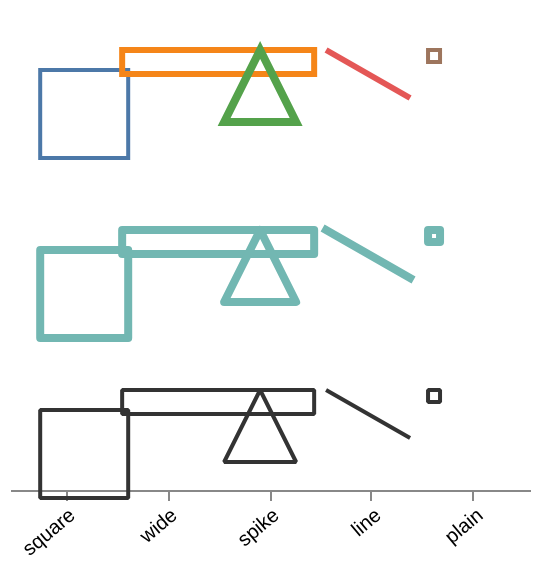

Write the Vega-Lite specification saved for this chart.
### Vega specification from a JSON file in a GitHub repository (floating-point values rounded to 4 significant figures)
{"$schema": "https://vega.github.io/schema/vega/v6.json", "description": "A stroked `path` mark under `scaleX`/`scaleY`. The stroke allowance is measured in the space the pen draws in, so scaling the outline must not scale the margin around it — no fixture in the corpus both scaled and stroked a path, and the bounds came out twice too wide.", "width": 260, "height": 240, "padding": 5, "autosize": "pad", "data": [{"name": "shapes", "values": [{"n": "square", "p": "M1.25,1.25L6.75,1.25L6.75,6.75L1.25,6.75Z", "sx": 8, "sy": 8, "w": 2, "col": "#4c78a8"}, {"n": "wide", "p": "M0,0L8,0L8,4L0,4Z", "sx": 12, "sy": 3, "w": 3, "col": "#f58518"}, {"n": "spike", "p": "M0,6L3,0L6,6Z", "sx": 6, "sy": 6, "w": 4, "col": "#54a24b"}, {"n": "line", "p": "M0,0L6,6", "sx": 7, "sy": 4, "w": 3, "col": "#e45756"}, {"n": "plain", "p": "M0,0L6,0L6,6L0,6Z", "sx": 1, "sy": 1, "w": 2, "col": "#9d755d"}]}], "scales": [{"name": "x", "type": "band", "domain": {"data": "shapes", "field": "n"}, "range": "width", "padding": 0.1}], "axes": [{"scale": "x", "orient": "bottom", "labelAngle": -40, "labelAlign": "right"}], "marks": [{"description": "The default miter join, which carries the largest allowance: miterLimit/2 stroke widths past a vertex. `plain` is unscaled, so it holds the case that must not move.", "type": "path", "from": {"data": "shapes"}, "encode": {"enter": {"path": {"field": "p"}, "fill": {"value": null}, "stroke": {"field": "col"}, "strokeWidth": {"field": "w"}}, "update": {"x": {"scale": "x", "field": "n"}, "y": {"value": 20}, "scaleX": {"field": "sx"}, "scaleY": {"field": "sy"}}}}, {"description": "A square cap reaches sqrt(2)/2 of the width past the end of a diagonal, and a round join takes no miter allowance at all — two different allowances under the same scaling.", "type": "path", "from": {"data": "shapes"}, "encode": {"enter": {"path": {"field": "p"}, "fill": {"value": null}, "stroke": {"value": "#72b7b2"}, "strokeWidth": {"value": 4}, "strokeCap": {"value": "square"}, "strokeJoin": {"value": "round"}}, "update": {"x": {"scale": "x", "field": "n"}, "y": {"value": 110}, "scaleX": {"field": "sx"}, "scaleY": {"field": "sy"}}}}, {"description": "A miter limit below the default changes the allowance rather than merely scaling it, so it separates 'divided by the scale' from 'divided by anything that happens to be 4'.", "type": "path", "from": {"data": "shapes"}, "encode": {"enter": {"path": {"field": "p"}, "fill": {"value": null}, "stroke": {"value": "#333333"}, "strokeWidth": {"value": 2}, "strokeMiterLimit": {"value": 1}}, "update": {"x": {"scale": "x", "field": "n"}, "y": {"value": 190}, "scaleX": {"field": "sx"}, "scaleY": {"field": "sy"}}}}]}
